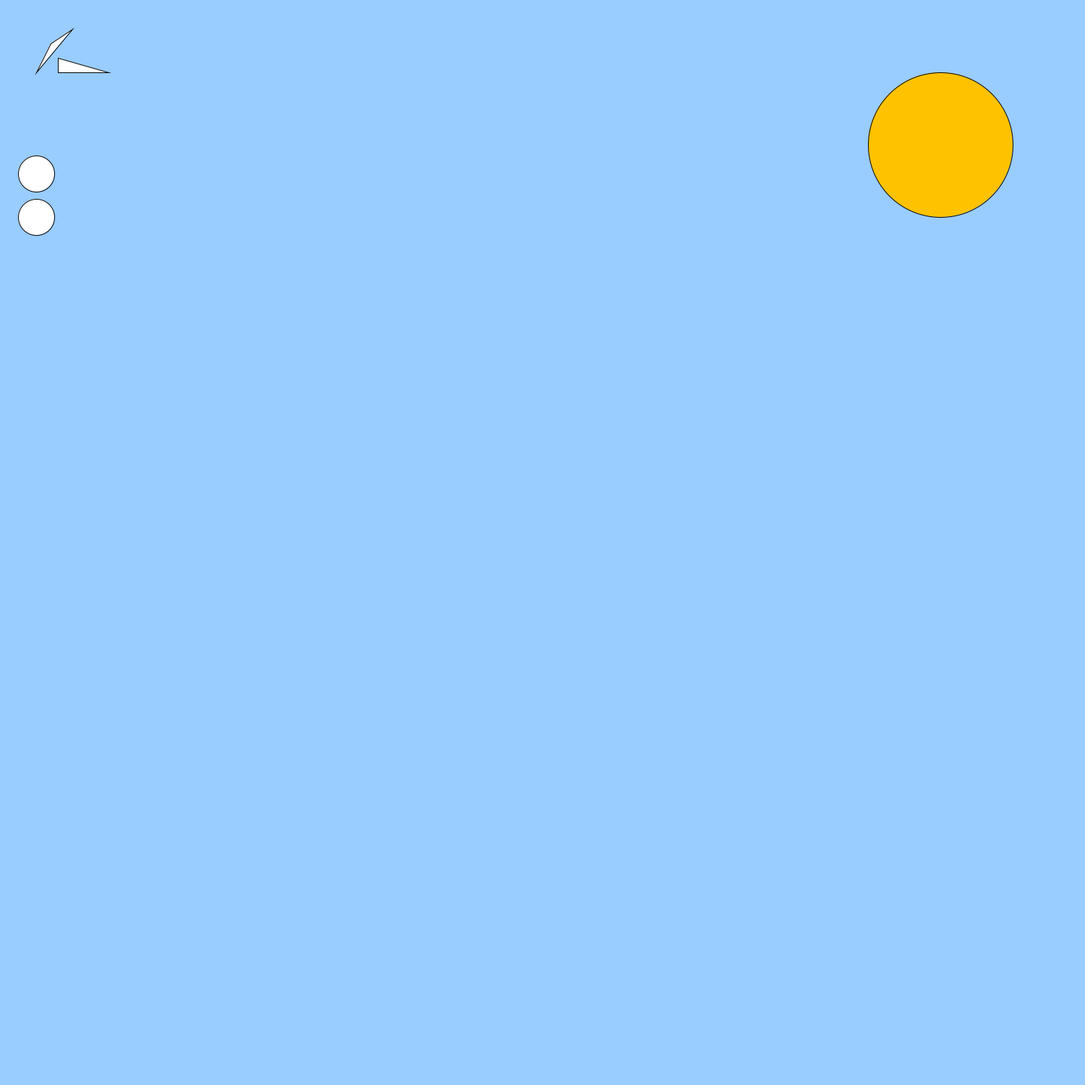
Frame 1 (no input)
Frame 60 (the mouse pressed at the canvas centre just before this capture): identical to frame 1, image omitted
Frame 120 (the mouse held since frame 60 and released just before this capture): identical to frame 1, image omitted

The Processing sketch that drew this single still picture (run headless with seeded random() and noise(); from frame 60 on, the mouse is pressed at the canvas centre):

// Processing sketch: Game_Play
// ── Game_Play.pde
int sunCircleX1;
int sunCircleY1;
int sunWidth;
int sunHeight;

int sunCircleX2;
int sunCircleY2;
int cloudWidth;
int cloudHeight;
int speed;
int a;


final color WHITE = color(255, 255, 255);
final color BLUE = color (153, 204, 255);
final color AMBER = color(255, 194, 0);

void setup() {
  size(1500, 1500);
  sunCircleX1 = 1300;
  sunCircleY1 = 200;
  sunWidth = 75;
  sunHeight = 75;

  sunCircleX2 = 100;
  sunCircleY2 = 160;
  cloudWidth = 50;
  cloudHeight = 50;
  speed = 5;
  
 // cloud = 0;
}//End setup

void draw() {
  background(BLUE);

  sunOn(200);
  cloudOn(50, 240, 50);
  cloudOn(50, 300, 50);
  birdOn(100, 40, 50, 100, 70, 60);
  birdOn(150, 100, 80, 100, 80, 80);
 
 if(speed > 1500 ){
     cloudOn(50, 240, 50);
    }
  speed ++;
 
 //if(a < width){
 //   cloudOn(50, 240, 50);
 //   a = a + speed;
 // }
 //speed++;
}//End draw

void sunOn(int dynamic_Diam) {
  fill(AMBER);
  ellipse(sunCircleX1, sunCircleY1, dynamic_Diam, dynamic_Diam);
}

void cloudOn(int k, int g, int dynamic_Diam) {
  fill(WHITE);
  ellipse(k, g, dynamic_Diam, dynamic_Diam);
}

void birdOn(int k1, int g1, int k2, int g2, int k3, int g3) {
  fill(WHITE);
  triangle(k1, g1, k2, g2, k3, g3);
  
}
